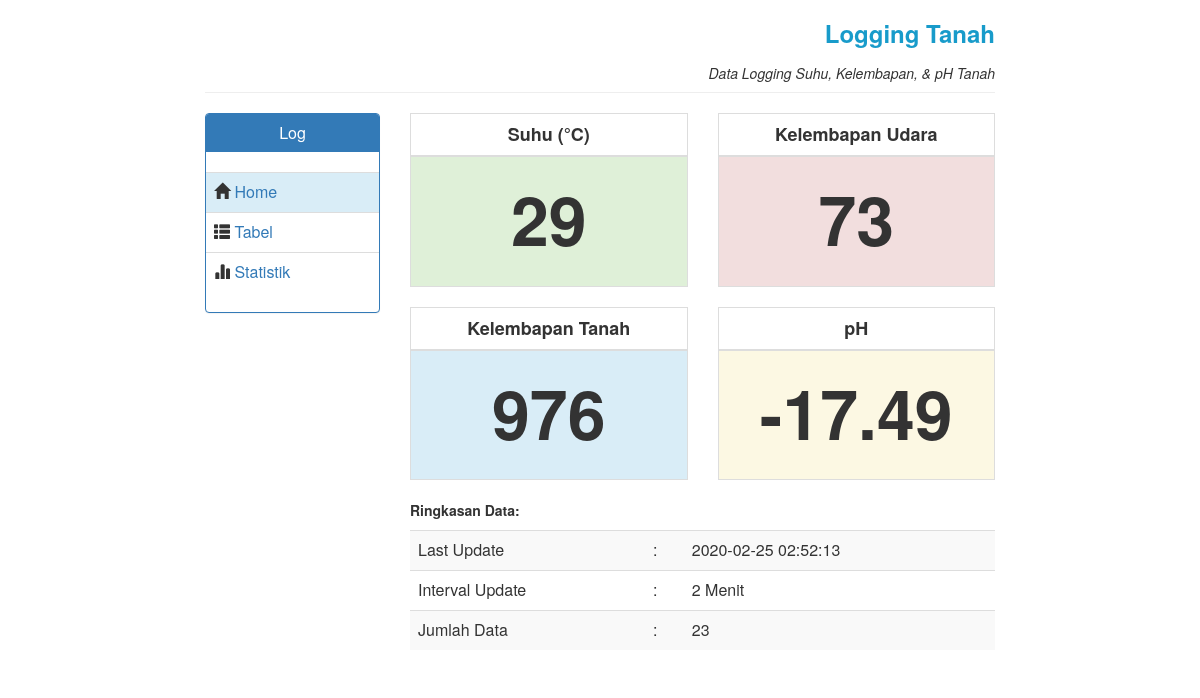
Before: /tanah/index.php with the older database file.
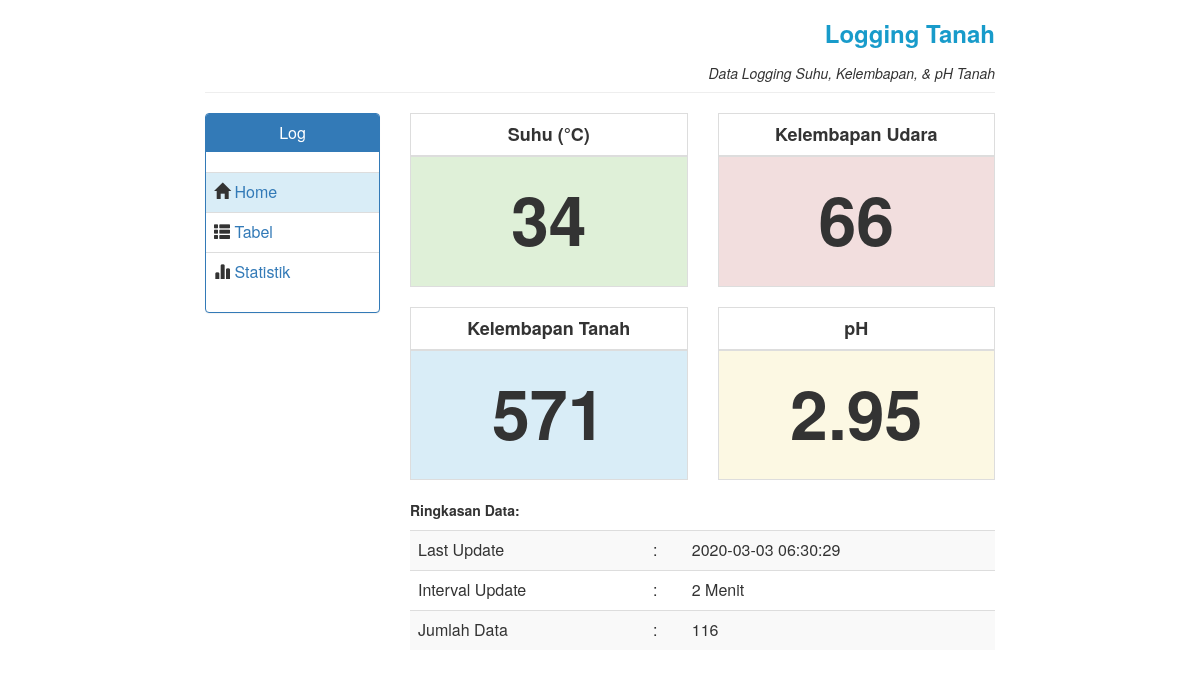
After: the same page with the newer database file.
### tables this page shows
CREATE TABLE `tanah` (
  `id` bigint(20) NOT NULL,
  `suhu` float DEFAULT NULL,
  `kelembapan_tanah` float DEFAULT NULL,
  `kelembapan_udara` float DEFAULT NULL,
  `ph` float DEFAULT NULL,
  `waktu` timestamp NULL DEFAULT CURRENT_TIMESTAMP ON UPDATE CURRENT_TIMESTAMP
);

### lib/tanah.php (called while the page is built, shortened)
<?php
include_once (__DIR__ . "/DB.php");
class Sensor{
    private $table_name='tanah';
    private $db = null;
    function __construct(){
        if ($this->db ==  null){
            $conn = new DB();
            $this->db = $conn->db;
        }
    }
    function getAll(){
        $kueri = "SELECT * FROM ".$this->table_name." ORDER BY waktu";
        $hasil = $this->db->query($kueri) or die ("Error ".$this->db->connect_error);
        $data = array();
        while ($row = $hasil->fetch_assoc()){
            $data[]=$row;
        }
        return array("data"=>$data);
    }
    function getAllFilter(){
        $kueri = "SELECT * FROM ".$this->table_name." ORDER BY waktu DESC LIMIT 1";
        $hasil = $this->db->query($kueri) or die ("Error ".$this->db->connect_error);
        $data = array();
        while ($row = $hasil->fetch_assoc()){
            $data[]=$row;
        }
        return array("data"=>$data);
    }
    function getnData(){
                $kueri = "SELECT COUNT(*) AS jumlah FROM ".$this->table_name."";
                $hasil = $this->db->query($kueri) or die ("Error ".$this->db->connect_error);
                $data = array();
                while ($row = $hasil->fetch_assoc()){
                    $data[]=$row;
                }
                return array("data"=>$data);
    }
}

### lib/DB.php (called while the page is built, shortened)
<?php
class DB {
    private $host  = DB_HOST;
    private $user  = DB_USER;
    private $passwd = DB_PASSWORD;
    private $dbname    = DB_NAME;
    public $db = null;
    function __construct(){
        if ($this->db == null) {
            $conn = new mysqli($this->host,
            $this->user,
            $this->passwd,
            $this->dbname);
            if ($conn->connect_error){
                die ("Gagal melakukan koneksi
                ke MYSQL".$conn->connect_error);
            } else {
                $this->db = $conn;
            }
        }
    }
}

### tanah/index.php (the view, shortened to what this page needs)
<?php
include_once(__DIR__."/../lib/tanah.php");
$sensor = new Sensor();
$getAll=$sensor->getAll();
$getFilter=$sensor->getAllFilter();
$resultFilter = isset($getFilter['data']) ? $getFilter['data'] : [];
$getWaktu=$sensor->getnData();
$resultWaktu = isset($getWaktu['data']) ? $getWaktu['data']: [];
?>
<html>
	<head>
		<link rel="stylesheet" href="./include/css/style.css">
		<link rel="stylesheet" href="./include/css/bootstrap.css">
	</head>
	<body>
	<?php include "master/header.php" ?>
		<br>
			<div class="row">
				<div class="col-md-2 col-md-offset-2">
					<div class="panel panel-primary">
  						<div class="panel-heading">
    					<h3 class="panel-title tengah">Log</h3>
  						</div>
  						<div class="panel-body" style="padding:0px;">
						  <?php include "master/side-menu.php" ?>
  					</div>
				</div>
			</div>
			<?php
				foreach($resultFilter as $result){
					$result['suhu'];
					$result['kelembapan_udara'];
					$result['kelembapan_tanah'];
					$result['ph'];
					$result['waktu'];
				}
			?>
			<div class="col-md-3">
				<table class="table table-bordered">
					<thead>
						<td><center><p class="tebel" style="margin-top:0px; margin-bottom:0px; font-size:18px">Suhu (&degC)</p></center></td>
					</thead>
					<tr class="success">
					<td><center><p class="tebel gede" style="margin-top:5px"><?php echo "$result[suhu]";?></p></center></td>
					</tr>
				</table>
			</div>
			<div class="col-md-3">
				<table class="table table-bordered">
					<thead>
						<td><center><p class="tebel" style="margin-top:0px; margin-bottom:0px; font-size:18px">Kelembapan Udara</p></center></td>
					</thead>
					<tr class="danger">
					<td><center><p class="tebel gede" style="margin-top:5px"><?php echo "$result[kelembapan_udara]";?></p></center></td>
					</tr>
				</table>
			</div>
			<div class="col-md-3">
				<table class="table table-bordered">
					<thead>
						<td><center><p class="tebel" style="margin-top:0px; margin-bottom:0px; font-size:18px">Kelembapan Tanah</p></center></td>
					</thead>
					<tr class="info">
					<td><center><p class="tebel gede" style="margin-top:5px"><?php echo "$result[kelembapan_tanah]";?></p></center></td>
					</tr>
				</table>
			</div>
			<div class="col-md-3">
				<table class="table table-bordered">
					<thead>
						<td><center><p class="tebel" style="margin-top:0px; margin-bottom:0px; font-size:18px">pH</p></center></td>
					</thead>
					<tr class="warning">
					<td><center><p class="tebel gede" style="margin-top:5px"><?php echo "$result[ph]";?></p></center></td>
					</tr>
				</table>
			</div>
		</div>
		<div class="row">
			<div class="col-md-6 col-md-offset-4">
				<p class="tebel">Ringkasan Data:</p>
					<table class="table table-striped table-hover">
						<tr>
							<td>Last Update</td>
							<td>:</td>
							<td><?php echo "$result[waktu]";?></td>
						</tr>
						<tr>
							<td>Interval Update</td>
							<td>:</td>
							<td>2 Menit</td>
						</tr>
						<tr>
							<td>Jumlah Data</td>
							<td>:</td>
							<td>
							<?php echo $resultWaktu[0]['jumlah'];?>
							</td>
						</tr>
					</table>
			</div>
		</div>
	</body>
</html>

### tanah/master/header.php (shortened to what this page needs)
<!DOCTYPE html>
<html lang="en">
<head>
    <link rel="stylesheet" href="../include/css/style.css">
    <link rel="stylesheet" href="../include/css/bootstrap.css">
</head>
<body>
<div class="row">
			<div class="col-md-8 col-md-offset-2">
				<center><h3 style="text-align:right;" class="hijau tebel">Logging Tanah</h3></center>
			</div>
			<div class="col-md-2">
			</div>
		</div>
		<div class="row">
			<div class="col-md-8 col-md-offset-2">
				<center><h5 style="text-align:right;" class="miring">Data Logging Suhu, Kelembapan, & pH Tanah</h5></center>
				<hr style="margin-top: 0px; margin-bottom:0px">
			</div>
			<div class="col-md-2">
			</div>
</div>
</body>
</html>

### tanah/master/side-menu.php (shortened to what this page needs)
<!DOCTYPE html>
<html lang="en">
<head>
    <link rel="stylesheet" href="../include/css/style.css">
    <link rel="stylesheet" href="../include/css/bootstrap.css">
</head>
<body>
		<br>
<table class="table table-stripped table-hover" >
    <tbody>
        <tr class="info">
            <td><span class="glyphicon glyphicon-home"></span><a href="./index.php" style="text-decoration:none;"> Home</a></td>
        </tr>
        <tr>
            <td><span class="glyphicon glyphicon-th-list"></span><a href="./tables.php" style="text-decoration:none;"> Tabel</a></td>
        </tr>
        <tr>
            <td><span class="glyphicon glyphicon-stats"></span><a href="./stats.php" style="text-decoration:none;"> Statistik</td>
        </tr>
</table>
</body>
</html>

### tanah/include/css/style.css (style rules this page uses)
.hijau { color: #189BCA; }
.tebel { font-weight: bold; }
.miring { font-style: italic; }
.gede { font-size: 68px; }
.tengah { text-align: center; }
html, body { height: 100%; }

### simon-server/tanah/include/css/style.css (style rules this page uses)
.hijau { color: #189BCA; }
.tebel { font-weight: bold; }
.miring { font-style: italic; }
.gede { font-size: 68px; }
.tengah { text-align: center; }
html, body { height: 100%; }

Changed rows visible on the page:
no longer on this page (row unchanged): tanah: suhu "29", kelembapan_udara "73", kelembapan_tanah "976", ph "-17.49", waktu "2020-02-25 02:52:13"
added tanah: suhu "34", kelembapan_udara "66", kelembapan_tanah "571", ph "2.95", waktu "2020-03-03 06:30:29"
Other visible differences:
$resultWaktu[0]['jumlah']: "23" → "116"
